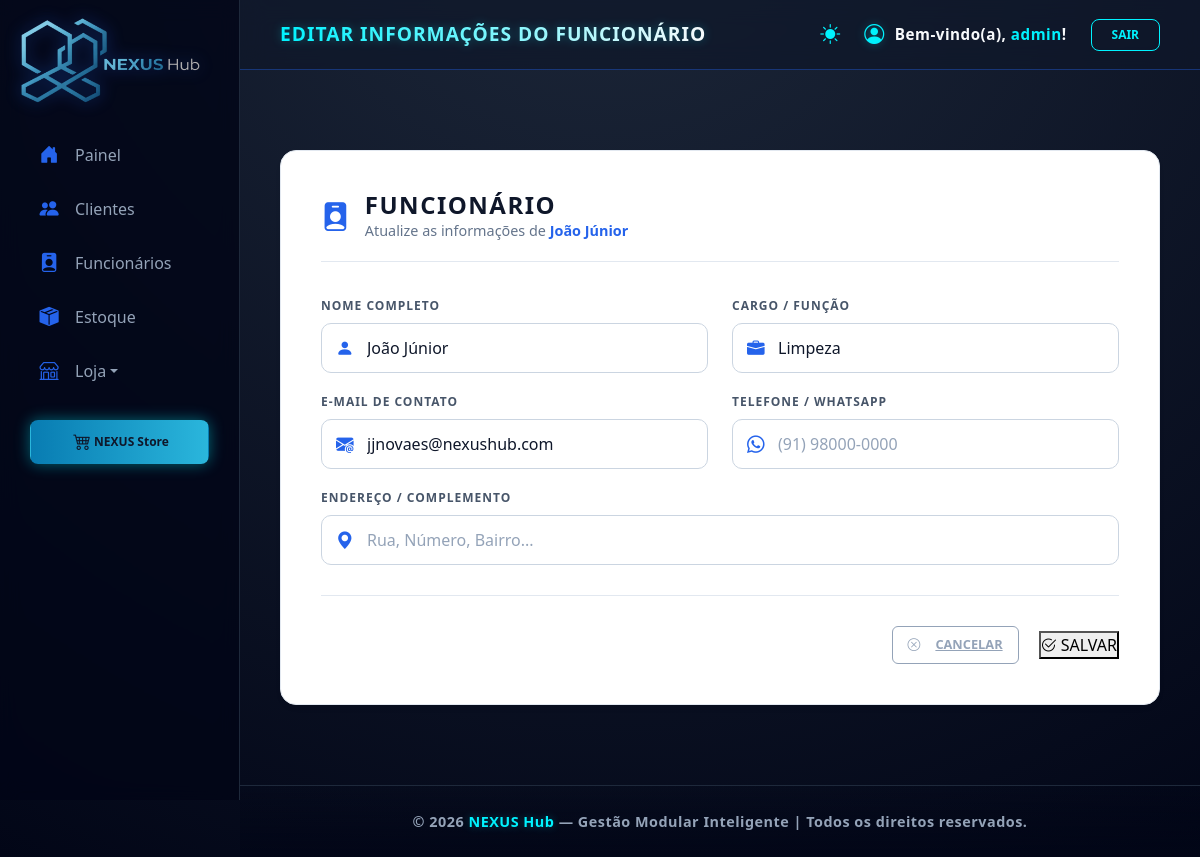
The page /nexushub/dashboard/funcionarios/editar/3/ (signed in) on the database its author committed.
### dashboard/models.py (models this page shows, shortened)
class Funcionario(models.Model):
    usuario_id = models.ForeignKey(User, on_delete=models.CASCADE, related_name='equipe')
    nome = models.CharField(max_length=150)
    cargo = models.CharField(max_length=100)
    telefone = models.CharField(max_length=20, blank=True, null=True)
    email = models.EmailField(unique=True)
    data_admissao = models.DateField(auto_now_add=True) # Adiciona a data de hoje automaticamente

### dashboard/decorators.py (the view, shortened to what this page needs)
    @login_required(login_url='login_view')
    def _wrapped_view(request, *args, **kwargs):
        if request.user.is_superuser:
            return view_func(request, *args, **kwargs)

### dashboard/views.py (called while the page is built, shortened)
@admin_only_required
def editar_funcionario(request, id):
    if request.user.is_superuser:
        funcionario = get_object_or_404(Funcionario, id=id)
    else:
        funcionario = get_object_or_404(Funcionario, id=id, usuario_id=request.user)
    return render(request, 'editar_funcionario.html', {
        'funcionario': funcionario,
        'titulo_aba': 'Editar Funcionário | NEXUS Hub',
    })

### dashboard/templates/editar_funcionario.html (shortened to what this page needs)
{% extends 'base.html' %}
{% load static %}
{% block page_title %}EDITAR INFORMAÇÕES DO FUNCIONÁRIO{% endblock %}
{% block content %}
<div class="nexus-form-container">
    <div class="nexus-form-header">
        <i class="bi bi-person-badge-fill"></i>
        <div>
            <h2 class="form-title-nexus">FUNCIONÁRIO</h2>
            <p class="form-subtitle-nexus">Atualize as informações de <span class="highlight-nexus">{{ funcionario.nome }}</span></p>
        </div>
    </div>
    <form method="POST">
        <div class="row">
            <div class="col-md-6">
                <div class="form-group-nexus">
                    <label class="label-nexus">NOME COMPLETO</label>
                    <div class="input-wrapper-nexus">
                        <i class="bi bi-person-fill"></i>
                        <input type="text" name="nome" class="form-control-nexus"
                               placeholder="Nome do funcionário" required
                               value="{{ funcionario.nome }}">
                    </div>
                </div>
            </div>
            <div class="col-md-6">
                <div class="form-group-nexus">
                    <label class="label-nexus">CARGO / FUNÇÃO</label>
                    <div class="input-wrapper-nexus">
                        <i class="bi bi-briefcase-fill"></i>
                        <input type="text" name="cargo" class="form-control-nexus"
                               placeholder="Ex: Mecânico, Vendedor..." required
                               value="{{ funcionario.cargo }}">
                    </div>
                </div>
            </div>
            <div class="col-md-6">
                <div class="form-group-nexus">
                    <label class="label-nexus">E-MAIL DE CONTATO</label>
                    <div class="input-wrapper-nexus">
                        <i class="bi bi-envelope-at-fill"></i>
                        <input type="email" name="email" class="form-control-nexus"
                               placeholder="email@exemplo.com"
                               value="{{ funcionario.email|default:'' }}">
                    </div>
                </div>
            </div>
            <div class="col-md-6">
                <div class="form-group-nexus">
                    <label class="label-nexus">TELEFONE / WHATSAPP</label>
                    <div class="input-wrapper-nexus">
                        <i class="bi bi-whatsapp"></i>
                        <input type="text" name="telefone" class="form-control-nexus"
                               placeholder="(91) 98000-0000"
                               value="{{ funcionario.telefone|default:'' }}">
                    </div>
                </div>
            </div>
        </div>
        <div class="form-group-nexus-mb">
            <label class="label-nexus">ENDEREÇO / COMPLEMENTO</label>
            <div class="input-wrapper-nexus">
                <i class="bi bi-geo-alt-fill"></i>
                <input type="text" name="endereco" class="form-control-nexus"
                       placeholder="Rua, Número, Bairro..."
                       value="{{ funcionario.endereco|default:'' }}">
            </div>
        </div>
        <div class="nexus-form-footer">
            <a href="{% url 'lista_funcionarios' %}" class="btn-nexus-cancel">
                <i class="bi bi-x-circle"></i> CANCELAR
            </a>
            <button type="submit" class="btn-nexus-save">
                <i class="bi bi-check2-circle"></i> SALVAR
            </button>
        </div>
    </form>
</div>
{% endblock %}

### dashboard/templates/base.html (shortened to what this page needs)
{% load static %}
<!DOCTYPE html>
<html lang="pt-br">
<head>
    <link href="https://cdn.jsdelivr.net/npm/bootstrap@5.3.0/dist/css/bootstrap.min.css" rel="stylesheet">
    <link rel="stylesheet" href="https://cdn.jsdelivr.net/npm/bootstrap-icons@1.11.1/font/bootstrap-icons.css">
</head>
<body>
    <div class="app-wrapper">
        <nav class="sidebar">
            <div class="sidebar-brand">
                <a href="{% url 'home' %}">
                    <img src="{% static 'img/nexushub.png' %}" alt="NEXUS HUB" class="sidebar-logo">
                </a>
            </div>
            <ul>
                {% if is_admin %}
                <li class="{% if request.resolver_match.url_name == 'dashboard' %}active{% endif %}">
                    <a href="{% url 'dashboard' %}"><i class="bi bi-house-door-fill"></i> Painel</a>
                </li>
                <li class="{% if request.resolver_match.url_name == 'lista_clientes' %}active{% endif %}">
                    <a href="{% url 'lista_clientes' %}"><i class="bi bi-people-fill"></i> Clientes</a>
                </li>
                <li class="{% if request.resolver_match.url_name == 'lista_funcionarios' %}active{% endif %}">
                    <a href="{% url 'lista_funcionarios' %}"><i class="bi bi-person-badge-fill"></i> Funcionários</a>
                </li>
                {% endif %}
                {% if is_admin or is_vendedor %}
                {% if loja %}
                <li class="{% if request.resolver_match.url_name == 'lista_estoque' %}active{% endif %}">
                    <a href="{% url 'lista_estoque' %}"><i class="bi bi-box-seam-fill"></i> Estoque</a>
                </li>
                {% endif %}
                <li class="nav-item dropdown">
                    <a href="#" class="dropdown-toggle" data-bs-toggle="dropdown">
                        <i class="bi bi-shop"></i> Loja
                    </a>
                </li>
                {% endif %}
                <li class="mt-4">
                    <a href="{% url 'vitrine' %}" class="btn-nexus-store-brand">
                        <i class="bi bi-cart4 me-2" style="color: inherit !important; margin: 0 !important; font-size: 1.1rem;"></i> NEXUS Store
                    </a>
                </li>
            </ul>
        </nav>
        <main class="main-layout">
            <header class="header">
                <div class="page-title-glow">
                    {% block page_title %}Dashboard{% endblock %}
                </div>
                <div class="header-actions d-flex align-items-center gap-3">
                    <button id="theme-toggle" class="theme-toggle-btn" title="Alternar Tema">
                        <i id="theme-icon" class="bi bi-sun-fill"></i>
                    </button>
                    {% if user.is_authenticated %}
                    <div class="user-info d-flex align-items-center gap-4">
                        <div class="user-welcome-text">
                            <i class="bi bi-person-circle"></i>
                            <span>Bem-vindo(a), <span style="color: var(--sotaque-glow);">{{ user.username }}</span>!</span>
                        </div>
                        <a href="{% url 'logout_view' %}" class="logout-btn">Sair</a>
                    </div>
                    {% endif %}
                </div>
            </header>
        <div class="nexus-main-content" id="main-content">
                {% block content %}
                {% endblock %}
        </div>
            <footer class="rodape">
                <p>&copy; {% now "Y" %} <span class="footer-brand">NEXUS Hub</span> — Gestão Modular Inteligente | Todos os direitos reservados.</p>
            </footer>
        </main>
    </div>
</body>
</html>

### dashboard/templates/base.html (style rules this page uses)
:root { --nexus-blue: #2563eb; --nexus-blue-glow: rgba(37, 99, 235, 0.4); --azul-profundo: #020617; --azul-card: #0f172a; --borda: #1e293b; --texto-muted: #94a3b8; --turquesa-brilhante: #00f2fe; --turquesa-glow: rgba(0, 242, 254, 0.3); --bg-principal: radial-gradient(circle at 50% -20%, #1e293b 0%, #020617 100%); --texto-principal: #f8fafc; --sotaque-glow: var(--turquesa-brilhante); --bg-alert: #1e293b; --border-alert: #0ea5e9; }
.theme-toggle-btn { background: none; border: none; color: var(--sotaque-glow); cursor: pointer; padding: 8px; display: flex; align-items: center; justify-content: center; transition: transform 0.2s ease; font-size: 1.25rem; }
.fade-in-content { animation: fadeInUp 0.5s ease-out forwards; }
* { margin: 0; padding: 0; box-sizing: border-box; font-family: 'Segoe UI', system-ui, sans-serif; }
html, body { height: 100%; background: var(--bg-principal); background-attachment: fixed; color: var(--texto-principal); overflow-x: hidden; transition: background 0.3s ease, color 0.3s ease; }
.app-wrapper { display: flex; min-height: 100vh; width: 100%; }
.sidebar { width: 240px; flex-shrink: 0; background: rgba(2, 6, 23, 0.8); backdrop-filter: blur(10px); border-right: 1px solid var(--borda); display: flex; flex-direction: column; padding: 10px 20px; position: sticky; top: 0; height: 100vh; z-index: 1000; }
.sidebar-brand { height: 100px; display: flex; align-items: center; margin-bottom: 20px; }
.btn-nexus-store-brand { background: linear-gradient(90deg, #087cb2, #2ab6dc); color: #0f172a !important; padding: 10px 15px; border-radius: 10px; text-decoration: none; display: flex; align-items: center; justify-content: center; font-weight: 700; font-size: 0.75rem; transition: 0.3s; margin: 15px 10px; box-shadow: 0 0 15px rgba(0, 242, 254, 0.4); border: none; }
.sidebar-logo { max-width: 180px; filter: drop-shadow(0 0 8px var(--nexus-blue-glow)); transition: all 0.3s ease; cursor: pointer; }
.sidebar ul { list-style: none; padding: 0; }
.sidebar li a, .sidebar .dropdown-toggle { color: var(--texto-muted); text-decoration: none; display: flex; align-items: center; padding: 12px 16px; border-radius: 8px; transition: 0.3s all; border: 1px solid transparent; margin-bottom: 4px; }
.sidebar li a i, .sidebar .dropdown-toggle i { width: 1.5rem; display: flex; justify-content: center; margin-right: 14px; font-size: 1.2rem; color: var(--nexus-blue); transition: 0.3s; }
.main-layout { flex-grow: 1; display: flex; flex-direction: column; min-width: 0; }
.header { height: 70px; background: rgba(15, 23, 42, 0.7); backdrop-filter: blur(12px); border-bottom: 1px solid var(--nexus-blue-glow); display: flex; align-items: center; justify-content: space-between; padding: 0 40px; }
.page-title-glow { font-size: 1.2rem; font-weight: 800; background: linear-gradient(90deg, var(--sotaque-glow), var(--texto-principal)); -webkit-background-clip: text; -webkit-text-fill-color: transparent; filter: drop-shadow(0 0 5px var(--turquesa-glow)); letter-spacing: 1px; text-transform: uppercase; }
.logout-btn { border: 1px solid var(--sotaque-glow); color: var(--sotaque-glow); padding: 6px 20px; border-radius: 8px; text-decoration: none; font-size: 0.75rem; font-weight: 700; text-transform: uppercase; transition: 0.3s; }
.nexus-main-content { flex: 1 1 auto; padding: 40px; width: 100%; }
label { color: var(--texto-muted); font-weight: 600; margin-bottom: 8px; font-size: 0.85rem; display: block; text-transform: uppercase; letter-spacing: 0.5px; }
.rodape { padding: 25px; text-align: center; background: linear-gradient(0deg, rgba(2, 6, 23, 0.9) 0%, transparent 100%); border-top: 1px solid var(--borda); }
.rodape p { color: var(--texto-muted); font-size: 0.9rem; font-weight: 600; letter-spacing: 0.5px; margin: 0; }
.footer-brand { color: var(--sotaque-glow); text-shadow: 0 0 8px var(--turquesa-glow); }
.btn-nexus-cancel { background: transparent; border: 1px solid var(--texto-muted); color: var(--texto-muted); padding: 8px 15px; border-radius: 6px; font-size: 0.8rem; font-weight: 600; text-transform: uppercase; transition: 0.3s; display: inline-flex; align-items: center; gap: 15px; }
.user-welcome-text { font-size: 0.95rem; font-weight: 600; letter-spacing: 0.5px; color: var(--texto-principal); display: flex; align-items: center; gap: 10px; }
.user-welcome-text i { font-size: 1.25rem; color: var(--sotaque-glow); filter: drop-shadow(0 0 5px var(--turquesa-glow)); }

### rows shown on the page
Funcionario: nome "João Júnior", cargo "Limpeza", email "jjnovaes@nexushub.com"

### other values the page prints
{{ user.username }} "admin"
